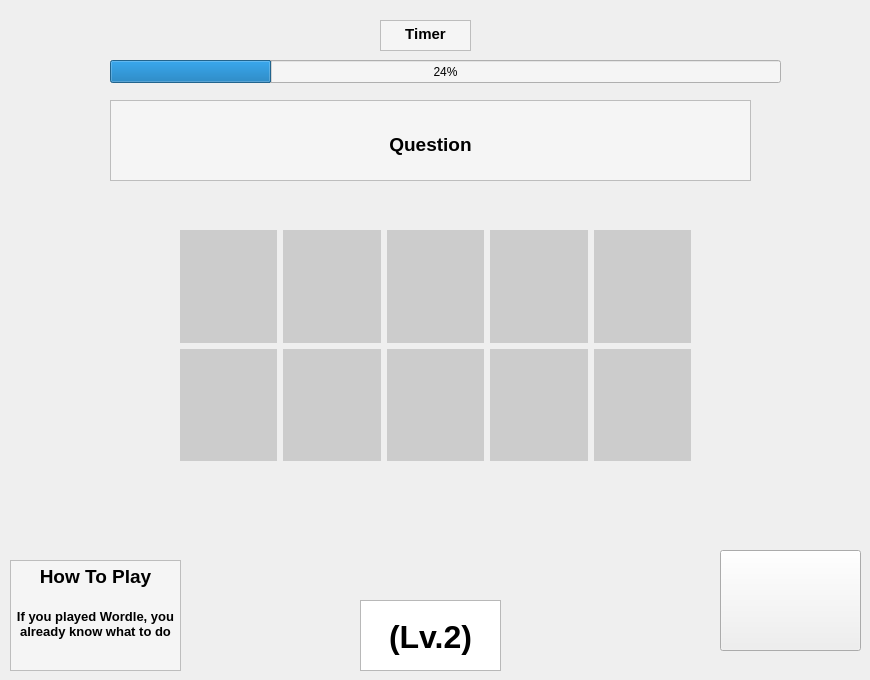
    <widget class="QWidget" name="page_3">
     <widget class="QTextEdit" name="textEdit_5">
      <property name="geometry">
       <rect>
        <x>380</x>
        <y>20</y>
        <width>91</width>
        <height>31</height>
       </rect>
      </property>
      <property name="styleSheet">
       <string notr="true">background-color: rgb(245, 245, 245);</string>
      </property>
      <property name="readOnly">
       <bool>true</bool>
      </property>
      <property name="html">
       <string>&lt;!DOCTYPE HTML PUBLIC &quot;-//W3C//DTD HTML 4.0//EN&quot; &quot;http://www.w3.org/TR/REC-html40/strict.dtd&quot;&gt;
&lt;html&gt;&lt;head&gt;&lt;meta name=&quot;qrichtext&quot; content=&quot;1&quot; /&gt;&lt;meta charset=&quot;utf-8&quot; /&gt;&lt;style type=&quot;text/css&quot;&gt;
p, li { white-space: pre-wrap; }
hr { height: 1px; border-width: 0; }
li.unchecked::marker { content: &quot;\2610&quot;; }
li.checked::marker { content: &quot;\2612&quot;; }
&lt;/style&gt;&lt;/head&gt;&lt;body style=&quot; font-family:'Segoe UI'; font-size:9pt; font-weight:400; font-style:normal;&quot;&gt;
&lt;p align=&quot;center&quot; style=&quot; margin-top:0px; margin-bottom:0px; margin-left:0px; margin-right:0px; -qt-block-indent:0; text-indent:0px;&quot;&gt;&lt;span style=&quot; font-size:11pt; font-weight:700;&quot;&gt;Timer&lt;/span&gt;&lt;/p&gt;&lt;/body&gt;&lt;/html&gt;</string>
      </property>
     </widget>
     <widget class="QProgressBar" name="progressBar_2">
      <property name="geometry">
       <rect>
        <x>110</x>
        <y>60</y>
        <width>671</width>
        <height>23</height>
       </rect>
      </property>
      <property name="minimumSize">
       <size>
        <width>0</width>
        <height>0</height>
       </size>
      </property>
      <property name="styleSheet">
       <string notr="true">background-color: rgb(245, 245, 245);</string>
      </property>
      <property name="value">
       <number>24</number>
      </property>
     </widget>
     <widget class="QTextEdit" name="textEdit_6">
      <property name="geometry">
       <rect>
        <x>110</x>
        <y>100</y>
        <width>641</width>
        <height>81</height>
       </rect>
      </property>
      <property name="styleSheet">
       <string notr="true">background-color: rgb(245, 245, 245);</string>
      </property>
      <property name="readOnly">
       <bool>true</bool>
      </property>
      <property name="html">
       <string>&lt;!DOCTYPE HTML PUBLIC &quot;-//W3C//DTD HTML 4.0//EN&quot; &quot;http://www.w3.org/TR/REC-html40/strict.dtd&quot;&gt;
&lt;html&gt;&lt;head&gt;&lt;meta name=&quot;qrichtext&quot; content=&quot;1&quot; /&gt;&lt;meta charset=&quot;utf-8&quot; /&gt;&lt;style type=&quot;text/css&quot;&gt;
p, li { white-space: pre-wrap; }
hr { height: 1px; border-width: 0; }
li.unchecked::marker { content: &quot;\2610&quot;; }
li.checked::marker { content: &quot;\2612&quot;; }
&lt;/style&gt;&lt;/head&gt;&lt;body style=&quot; font-family:'Segoe UI'; font-size:9pt; font-weight:400; font-style:normal;&quot;&gt;
&lt;p style=&quot;-qt-paragraph-type:empty; margin-top:0px; margin-bottom:0px; margin-left:0px; margin-right:0px; -qt-block-indent:0; text-indent:0px;&quot;&gt;&lt;br /&gt;&lt;/p&gt;
&lt;p style=&quot;-qt-paragraph-type:empty; margin-top:0px; margin-bottom:0px; margin-left:0px; margin-right:0px; -qt-block-indent:0; text-indent:0px;&quot;&gt;&lt;br /&gt;&lt;/p&gt;
&lt;p align=&quot;center&quot; style=&quot; margin-top:0px; margin-bottom:0px; margin-left:0px; margin-right:0px; -qt-block-indent:0; text-indent:0px;&quot;&gt;&lt;span style=&quot; font-size:14pt; font-weight:700;&quot;&gt;Question&lt;/span&gt;&lt;/p&gt;&lt;/body&gt;&lt;/html&gt;</string>
      </property>
     </widget>
     <widget class="QWidget" name="gridLayoutWidget_2">
      <property name="geometry">
       <rect>
        <x>180</x>
        <y>230</y>
        <width>511</width>
        <height>231</height>
       </rect>
      </property>
      <layout class="QGridLayout" name="gridLayout_2">
       <item row="2" column="8">
        <widget class="QLabel" name="label_17">
         <property name="styleSheet">
          <string notr="true">background-color: rgb(204, 204, 204);</string>
         </property>
         <property name="text">
          <string/>
         </property>
        </widget>
       </item>
       <item row="2" column="7">
        <widget class="QLabel" name="label_16">
         <property name="styleSheet">
          <string notr="true">background-color: rgb(204, 204, 204);</string>
         </property>
         <property name="text">
          <string/>
         </property>
        </widget>
       </item>
       <item row="2" column="11">
        <widget class="QLabel" name="label_19">
         <property name="styleSheet">
          <string notr="true">background-color: rgb(204, 204, 204);</string>
         </property>
         <property name="text">
          <string/>
         </property>
        </widget>
       </item>
       <item row="2" column="10">
        <widget class="QLabel" name="label_18">
         <property name="styleSheet">
          <string notr="true">background-color: rgb(204, 204, 204);</string>
         </property>
         <property name="text">
          <string/>
         </property>
        </widget>
       </item>
       <item row="2" column="12">
        <widget class="QLabel" name="label_20">
         <property name="styleSheet">
          <string notr="true">background-color: rgb(204, 204, 204);</string>
         </property>
         <property name="text">
          <string/>
         </property>
        </widget>
       </item>
       <item row="3" column="7">
        <widget class="QLabel" name="label_21">
         <property name="styleSheet">
          <string notr="true">background-color: rgb(204, 204, 204);</string>
         </property>
         <property name="text">
          <string/>
         </property>
        </widget>
       </item>
       <item row="3" column="8">
        <widget class="QLabel" name="label_22">
         <property name="styleSheet">
          <string notr="true">background-color: rgb(204, 204, 204);</string>
         </property>
         <property name="text">
          <string/>
         </property>
        </widget>
       </item>
       <item row="3" column="10">
        <widget class="QLabel" name="label_23">
         <property name="styleSheet">
          <string notr="true">background-color: rgb(204, 204, 204);</string>
         </property>
         <property name="text">
          <string/>
         </property>
        </widget>
       </item>
       <item row="3" column="11">
        <widget class="QLabel" name="label_24">
         <property name="styleSheet">
          <string notr="true">background-color: rgb(204, 204, 204);</string>
         </property>
         <property name="text">
          <string/>
         </property>
        </widget>
       </item>
       <item row="3" column="12">
        <widget class="QLabel" name="label_25">
         <property name="styleSheet">
          <string notr="true">background-color: rgb(204, 204, 204);</string>
         </property>
         <property name="text">
          <string/>
         </property>
        </widget>
       </item>
      </layout>
     </widget>
     <widget class="QTextEdit" name="textEdit_7">
      <property name="geometry">
       <rect>
        <x>10</x>
        <y>560</y>
        <width>171</width>
        <height>111</height>
       </rect>
      </property>
      <property name="styleSheet">
       <string notr="true">background-color: rgb(245, 245, 245);</string>
      </property>
      <property name="readOnly">
       <bool>true</bool>
      </property>
      <property name="html">
       <string>&lt;!DOCTYPE HTML PUBLIC &quot;-//W3C//DTD HTML 4.0//EN&quot; &quot;http://www.w3.org/TR/REC-html40/strict.dtd&quot;&gt;
&lt;html&gt;&lt;head&gt;&lt;meta name=&quot;qrichtext&quot; content=&quot;1&quot; /&gt;&lt;meta charset=&quot;utf-8&quot; /&gt;&lt;style type=&quot;text/css&quot;&gt;
p, li { white-space: pre-wrap; }
hr { height: 1px; border-width: 0; }
li.unchecked::marker { content: &quot;\2610&quot;; }
li.checked::marker { content: &quot;\2612&quot;; }
&lt;/style&gt;&lt;/head&gt;&lt;body style=&quot; font-family:'Segoe UI'; font-size:9pt; font-weight:400; font-style:normal;&quot;&gt;
&lt;p align=&quot;center&quot; style=&quot; margin-top:0px; margin-bottom:0px; margin-left:0px; margin-right:0px; -qt-block-indent:0; text-indent:0px;&quot;&gt;&lt;span style=&quot; font-size:14pt; font-weight:700;&quot;&gt;How To Play&lt;br /&gt;&lt;br /&gt;&lt;/span&gt;&lt;span style=&quot; font-size:10pt; font-weight:700;&quot;&gt;If you played Wordle, you already know what to do&lt;/span&gt;&lt;/p&gt;&lt;/body&gt;&lt;/html&gt;</string>
      </property>
     </widget>
     <widget class="QTextEdit" name="textEdit_12">
      <property name="geometry">
       <rect>
        <x>360</x>
        <y>600</y>
        <width>141</width>
        <height>71</height>
       </rect>
      </property>
      <property name="readOnly">
       <bool>true</bool>
      </property>
      <property name="html">
       <string>&lt;!DOCTYPE HTML PUBLIC &quot;-//W3C//DTD HTML 4.0//EN&quot; &quot;http://www.w3.org/TR/REC-html40/strict.dtd&quot;&gt;
&lt;html&gt;&lt;head&gt;&lt;meta name=&quot;qrichtext&quot; content=&quot;1&quot; /&gt;&lt;meta charset=&quot;utf-8&quot; /&gt;&lt;style type=&quot;text/css&quot;&gt;
p, li { white-space: pre-wrap; }
hr { height: 1px; border-width: 0; }
li.unchecked::marker { content: &quot;\2610&quot;; }
li.checked::marker { content: &quot;\2612&quot;; }
&lt;/style&gt;&lt;/head&gt;&lt;body style=&quot; font-family:'Segoe UI'; font-size:9pt; font-weight:400; font-style:normal;&quot;&gt;
&lt;p style=&quot;-qt-paragraph-type:empty; margin-top:0px; margin-bottom:0px; margin-left:0px; margin-right:0px; -qt-block-indent:0; text-indent:0px;&quot;&gt;&lt;br /&gt;&lt;/p&gt;
&lt;p align=&quot;center&quot; style=&quot; margin-top:0px; margin-bottom:0px; margin-left:0px; margin-right:0px; -qt-block-indent:0; text-indent:0px;&quot;&gt;&lt;span style=&quot; font-size:24pt; font-weight:700;&quot;&gt;(Lv.2)&lt;/span&gt;&lt;/p&gt;&lt;/body&gt;&lt;/html&gt;</string>
      </property>
     </widget>
     <widget class="QPushButton" name="pushButton_3">
      <property name="geometry">
       <rect>
        <x>720</x>
        <y>550</y>
        <width>141</width>
        <height>101</height>
       </rect>
      </property>
      <property name="styleSheet">
       <string notr="true">border-image: url(:/button_images/next_button.png);</string>
      </property>
      <property name="text">
       <string/>
      </property>
     </widget>
    </widget>
